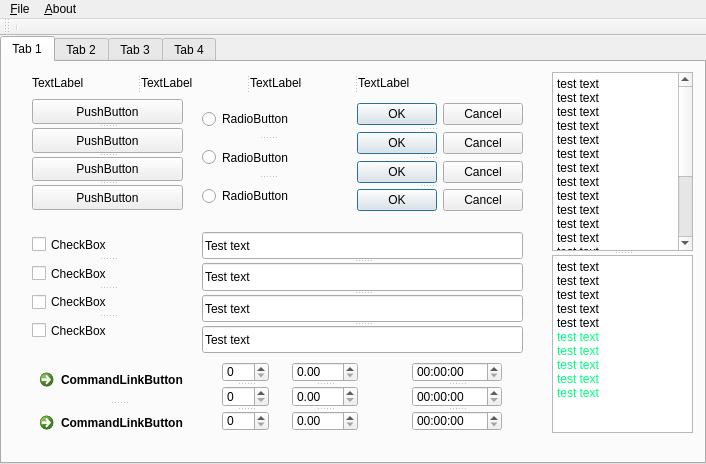
<?xml version="1.0" encoding="UTF-8"?>
<ui version="4.0">
 <class>MainWindow</class>
 <widget class="QMainWindow" name="MainWindow">
  <property name="enabled">
   <bool>true</bool>
  </property>
  <property name="geometry">
   <rect>
    <x>0</x>
    <y>0</y>
    <width>706</width>
    <height>464</height>
   </rect>
  </property>
  <property name="windowTitle">
   <string>MainWindow</string>
  </property>
  <property name="styleSheet">
   <string notr="true"/>
  </property>
  <widget class="QWidget" name="centralWidget">
   <layout class="QGridLayout" name="gridLayout">
    <property name="leftMargin">
     <number>0</number>
    </property>
    <property name="topMargin">
     <number>0</number>
    </property>
    <property name="rightMargin">
     <number>0</number>
    </property>
    <property name="bottomMargin">
     <number>0</number>
    </property>
    <item row="0" column="0">
     <layout class="QGridLayout" name="gridLayout_2">
      <item row="0" column="0">
       <widget class="QTabWidget" name="tabWidget">
        <property name="sizeIncrement">
         <size>
          <width>100</width>
          <height>100</height>
         </size>
        </property>
        <property name="baseSize">
         <size>
          <width>1000</width>
          <height>1000</height>
         </size>
        </property>
        <property name="layoutDirection">
         <enum>Qt::LeftToRight</enum>
        </property>
        <property name="styleSheet">
         <string notr="true"/>
        </property>
        <property name="currentIndex">
         <number>0</number>
        </property>
        <widget class="QWidget" name="tab">
         <attribute name="title">
          <string>Tab 1</string>
         </attribute>
         <widget class="QSplitter" name="splitter">
          <property name="geometry">
           <rect>
            <x>200</x>
            <y>40</y>
            <width>131</width>
            <height>111</height>
           </rect>
          </property>
          <property name="orientation">
           <enum>Qt::Vertical</enum>
          </property>
          <widget class="QRadioButton" name="radioButton">
           <property name="text">
            <string>RadioButton</string>
           </property>
          </widget>
          <widget class="QRadioButton" name="radioButton_2">
           <property name="text">
            <string>RadioButton</string>
           </property>
          </widget>
          <widget class="QRadioButton" name="radioButton_3">
           <property name="text">
            <string>RadioButton</string>
           </property>
          </widget>
         </widget>
         <widget class="QSplitter" name="splitter_2">
          <property name="geometry">
           <rect>
            <x>30</x>
            <y>37</y>
            <width>151</width>
            <height>111</height>
           </rect>
          </property>
          <property name="orientation">
           <enum>Qt::Vertical</enum>
          </property>
          <widget class="QPushButton" name="pushButton">
           <property name="styleSheet">
            <string notr="true"/>
           </property>
           <property name="text">
            <string>PushButton</string>
           </property>
          </widget>
          <widget class="QPushButton" name="pushButton_2">
           <property name="text">
            <string>PushButton</string>
           </property>
          </widget>
          <widget class="QPushButton" name="pushButton_3">
           <property name="text">
            <string>PushButton</string>
           </property>
          </widget>
          <widget class="QPushButton" name="pushButton_4">
           <property name="text">
            <string>PushButton</string>
           </property>
          </widget>
         </widget>
         <widget class="QSplitter" name="splitter_3">
          <property name="geometry">
           <rect>
            <x>30</x>
            <y>170</y>
            <width>151</width>
            <height>111</height>
           </rect>
          </property>
          <property name="orientation">
           <enum>Qt::Vertical</enum>
          </property>
          <widget class="QCheckBox" name="checkBox">
           <property name="text">
            <string>CheckBox</string>
           </property>
          </widget>
          <widget class="QCheckBox" name="checkBox_2">
           <property name="text">
            <string>CheckBox</string>
           </property>
          </widget>
          <widget class="QCheckBox" name="checkBox_4">
           <property name="text">
            <string>CheckBox</string>
           </property>
          </widget>
          <widget class="QCheckBox" name="checkBox_3">
           <property name="text">
            <string>CheckBox</string>
           </property>
          </widget>
         </widget>
         <widget class="QSplitter" name="splitter_5">
          <property name="geometry">
           <rect>
            <x>330</x>
            <y>40</y>
            <width>191</width>
            <height>111</height>
           </rect>
          </property>
          <property name="orientation">
           <enum>Qt::Vertical</enum>
          </property>
          <widget class="QDialogButtonBox" name="buttonBox">
           <property name="standardButtons">
            <set>QDialogButtonBox::Cancel|QDialogButtonBox::Ok</set>
           </property>
          </widget>
          <widget class="QDialogButtonBox" name="buttonBox_2">
           <property name="standardButtons">
            <set>QDialogButtonBox::Cancel|QDialogButtonBox::Ok</set>
           </property>
          </widget>
          <widget class="QDialogButtonBox" name="buttonBox_3">
           <property name="standardButtons">
            <set>QDialogButtonBox::Cancel|QDialogButtonBox::Ok</set>
           </property>
          </widget>
          <widget class="QDialogButtonBox" name="buttonBox_4">
           <property name="standardButtons">
            <set>QDialogButtonBox::Cancel|QDialogButtonBox::Ok</set>
           </property>
          </widget>
         </widget>
         <widget class="QSplitter" name="splitter_6">
          <property name="geometry">
           <rect>
            <x>200</x>
            <y>170</y>
            <width>321</width>
            <height>121</height>
           </rect>
          </property>
          <property name="orientation">
           <enum>Qt::Vertical</enum>
          </property>
          <widget class="QLineEdit" name="lineEdit">
           <property name="text">
            <string>Test text</string>
           </property>
          </widget>
          <widget class="QLineEdit" name="lineEdit_3">
           <property name="text">
            <string>Test text</string>
           </property>
          </widget>
          <widget class="QLineEdit" name="lineEdit_2">
           <property name="text">
            <string>Test text</string>
           </property>
          </widget>
          <widget class="QLineEdit" name="lineEdit_4">
           <property name="text">
            <string>Test text</string>
           </property>
          </widget>
         </widget>
         <widget class="QSplitter" name="splitter_4">
          <property name="geometry">
           <rect>
            <x>30</x>
            <y>300</y>
            <width>174</width>
            <height>82</height>
           </rect>
          </property>
          <property name="orientation">
           <enum>Qt::Vertical</enum>
          </property>
          <widget class="QCommandLinkButton" name="commandLinkButton_2">
           <property name="text">
            <string>CommandLinkButton</string>
           </property>
          </widget>
          <widget class="QCommandLinkButton" name="commandLinkButton_3">
           <property name="text">
            <string>CommandLinkButton</string>
           </property>
          </widget>
         </widget>
         <widget class="QSplitter" name="splitter_8">
          <property name="geometry">
           <rect>
            <x>220</x>
            <y>300</y>
            <width>47</width>
            <height>69</height>
           </rect>
          </property>
          <property name="orientation">
           <enum>Qt::Vertical</enum>
          </property>
          <widget class="QSpinBox" name="spinBox"/>
          <widget class="QSpinBox" name="spinBox_2"/>
          <widget class="QSpinBox" name="spinBox_3"/>
         </widget>
         <widget class="QSplitter" name="splitter_9">
          <property name="geometry">
           <rect>
            <x>290</x>
            <y>300</y>
            <width>66</width>
            <height>69</height>
           </rect>
          </property>
          <property name="orientation">
           <enum>Qt::Vertical</enum>
          </property>
          <widget class="QDoubleSpinBox" name="doubleSpinBox"/>
          <widget class="QDoubleSpinBox" name="doubleSpinBox_2"/>
          <widget class="QDoubleSpinBox" name="doubleSpinBox_3"/>
         </widget>
         <widget class="QSplitter" name="splitter_10">
          <property name="geometry">
           <rect>
            <x>410</x>
            <y>300</y>
            <width>90</width>
            <height>69</height>
           </rect>
          </property>
          <property name="orientation">
           <enum>Qt::Vertical</enum>
          </property>
          <widget class="QTimeEdit" name="timeEdit"/>
          <widget class="QTimeEdit" name="timeEdit_2"/>
          <widget class="QTimeEdit" name="timeEdit_3"/>
         </widget>
         <widget class="QSplitter" name="splitter_19">
          <property name="geometry">
           <rect>
            <x>30</x>
            <y>10</y>
            <width>431</width>
            <height>21</height>
           </rect>
          </property>
          <property name="orientation">
           <enum>Qt::Horizontal</enum>
          </property>
          <widget class="QLabel" name="label">
           <property name="styleSheet">
            <string notr="true"/>
           </property>
           <property name="text">
            <string>TextLabel</string>
           </property>
          </widget>
          <widget class="QLabel" name="label_2">
           <property name="text">
            <string>TextLabel</string>
           </property>
          </widget>
          <widget class="QLabel" name="label_3">
           <property name="text">
            <string>TextLabel</string>
           </property>
          </widget>
          <widget class="QLabel" name="label_4">
           <property name="text">
            <string>TextLabel</string>
           </property>
          </widget>
         </widget>
         <widget class="QSplitter" name="splitter_7">
          <property name="geometry">
           <rect>
            <x>550</x>
            <y>10</y>
            <width>141</width>
            <height>361</height>
           </rect>
          </property>
          <property name="orientation">
           <enum>Qt::Vertical</enum>
          </property>
          <widget class="QPlainTextEdit" name="plainTextEdit">
           <property name="plainText">
            <string>test text
test text
test text
test text
test text
test text
test text
test text
test text
test text
test text
test text
test text
test text
test text
test text
test text
test text
test text
test text</string>
           </property>
          </widget>
          <widget class="QTextEdit" name="textEdit">
           <property name="html">
            <string>&lt;!DOCTYPE HTML PUBLIC &quot;-//W3C//DTD HTML 4.0//EN&quot; &quot;http://www.w3.org/TR/REC-html40/strict.dtd&quot;&gt;
&lt;html&gt;&lt;head&gt;&lt;meta name=&quot;qrichtext&quot; content=&quot;1&quot; /&gt;&lt;style type=&quot;text/css&quot;&gt;
p, li { white-space: pre-wrap; }
&lt;/style&gt;&lt;/head&gt;&lt;body style=&quot; font-family:'Sans Serif'; font-size:9pt; font-weight:400; font-style:normal;&quot;&gt;
&lt;p style=&quot; margin-top:0px; margin-bottom:0px; margin-left:0px; margin-right:0px; -qt-block-indent:0; text-indent:0px;&quot;&gt;test text&lt;/p&gt;
&lt;p style=&quot; margin-top:0px; margin-bottom:0px; margin-left:0px; margin-right:0px; -qt-block-indent:0; text-indent:0px;&quot;&gt;test text&lt;/p&gt;
&lt;p style=&quot; margin-top:0px; margin-bottom:0px; margin-left:0px; margin-right:0px; -qt-block-indent:0; text-indent:0px;&quot;&gt;test text&lt;/p&gt;
&lt;p style=&quot; margin-top:0px; margin-bottom:0px; margin-left:0px; margin-right:0px; -qt-block-indent:0; text-indent:0px;&quot;&gt;test text&lt;/p&gt;
&lt;p style=&quot; margin-top:0px; margin-bottom:0px; margin-left:0px; margin-right:0px; -qt-block-indent:0; text-indent:0px;&quot;&gt;test text&lt;/p&gt;
&lt;p style=&quot; margin-top:0px; margin-bottom:0px; margin-left:0px; margin-right:0px; -qt-block-indent:0; text-indent:0px;&quot;&gt;&lt;span style=&quot; color:#00ff7f;&quot;&gt;test text&lt;/span&gt;&lt;/p&gt;
&lt;p style=&quot; margin-top:0px; margin-bottom:0px; margin-left:0px; margin-right:0px; -qt-block-indent:0; text-indent:0px;&quot;&gt;&lt;span style=&quot; color:#00ff7f;&quot;&gt;test text&lt;/span&gt;&lt;/p&gt;
&lt;p style=&quot; margin-top:0px; margin-bottom:0px; margin-left:0px; margin-right:0px; -qt-block-indent:0; text-indent:0px;&quot;&gt;&lt;span style=&quot; color:#00ff7f;&quot;&gt;test text&lt;/span&gt;&lt;/p&gt;
&lt;p style=&quot; margin-top:0px; margin-bottom:0px; margin-left:0px; margin-right:0px; -qt-block-indent:0; text-indent:0px;&quot;&gt;&lt;span style=&quot; color:#00ff7f;&quot;&gt;test text&lt;/span&gt;&lt;/p&gt;
&lt;p style=&quot; margin-top:0px; margin-bottom:0px; margin-left:0px; margin-right:0px; -qt-block-indent:0; text-indent:0px;&quot;&gt;&lt;span style=&quot; color:#00ff7f;&quot;&gt;test text&lt;/span&gt;&lt;/p&gt;&lt;/body&gt;&lt;/html&gt;</string>
           </property>
          </widget>
         </widget>
        </widget>
        <widget class="QWidget" name="tab_2">
         <attribute name="title">
          <string>Tab 2</string>
         </attribute>
         <widget class="QTextBrowser" name="textBrowser">
          <property name="geometry">
           <rect>
            <x>225</x>
            <y>181</y>
            <width>201</width>
            <height>201</height>
           </rect>
          </property>
          <property name="html">
           <string>&lt;!DOCTYPE HTML PUBLIC &quot;-//W3C//DTD HTML 4.0//EN&quot; &quot;http://www.w3.org/TR/REC-html40/strict.dtd&quot;&gt;
&lt;html&gt;&lt;head&gt;&lt;meta name=&quot;qrichtext&quot; content=&quot;1&quot; /&gt;&lt;style type=&quot;text/css&quot;&gt;
p, li { white-space: pre-wrap; }
&lt;/style&gt;&lt;/head&gt;&lt;body style=&quot; font-family:'Sans Serif'; font-size:9pt; font-weight:400; font-style:normal;&quot;&gt;
&lt;p align=&quot;center&quot; style=&quot; margin-top:0px; margin-bottom:0px; margin-left:0px; margin-right:0px; -qt-block-indent:0; text-indent:0px;&quot;&gt;&lt;span style=&quot; font-size:20pt; font-weight:600; color:#57ff1a; vertical-align:sub;&quot;&gt;Hello World&lt;/span&gt;&lt;/p&gt;
&lt;p align=&quot;center&quot; style=&quot;-qt-paragraph-type:empty; margin-top:0px; margin-bottom:0px; margin-left:0px; margin-right:0px; -qt-block-indent:0; text-indent:0px; font-size:20pt; font-weight:600; color:#57ff1a; vertical-align:sub;&quot;&gt;&lt;br /&gt;&lt;/p&gt;
&lt;p style=&quot; margin-top:0px; margin-bottom:0px; margin-left:0px; margin-right:0px; -qt-block-indent:0; text-indent:0px;&quot;&gt;&lt;span style=&quot; font-size:12pt; font-weight:600; color:#00557f; vertical-align:sub;&quot;&gt;You Can do it by youself&lt;/span&gt;&lt;/p&gt;&lt;/body&gt;&lt;/html&gt;</string>
          </property>
         </widget>
         <widget class="QCalendarWidget" name="calendarWidget">
          <property name="geometry">
           <rect>
            <x>470</x>
            <y>180</y>
            <width>211</width>
            <height>201</height>
           </rect>
          </property>
         </widget>
         <widget class="QSplitter" name="splitter_11">
          <property name="geometry">
           <rect>
            <x>20</x>
            <y>20</y>
            <width>90</width>
            <height>69</height>
           </rect>
          </property>
          <property name="orientation">
           <enum>Qt::Vertical</enum>
          </property>
          <widget class="QTimeEdit" name="timeEdit_4"/>
          <widget class="QTimeEdit" name="timeEdit_5"/>
          <widget class="QTimeEdit" name="timeEdit_6"/>
         </widget>
         <widget class="QSplitter" name="splitter_12">
          <property name="geometry">
           <rect>
            <x>130</x>
            <y>20</y>
            <width>101</width>
            <height>69</height>
           </rect>
          </property>
          <property name="orientation">
           <enum>Qt::Vertical</enum>
          </property>
          <widget class="QDateEdit" name="dateEdit"/>
          <widget class="QDateEdit" name="dateEdit_3"/>
          <widget class="QDateEdit" name="dateEdit_2"/>
         </widget>
         <widget class="QSplitter" name="splitter_13">
          <property name="geometry">
           <rect>
            <x>260</x>
            <y>20</y>
            <width>163</width>
            <height>69</height>
           </rect>
          </property>
          <property name="orientation">
           <enum>Qt::Vertical</enum>
          </property>
          <widget class="QDateTimeEdit" name="dateTimeEdit"/>
          <widget class="QDateTimeEdit" name="dateTimeEdit_2"/>
          <widget class="QDateTimeEdit" name="dateTimeEdit_3"/>
         </widget>
         <widget class="QSplitter" name="splitter_14">
          <property name="geometry">
           <rect>
            <x>490</x>
            <y>20</y>
            <width>181</width>
            <height>71</height>
           </rect>
          </property>
          <property name="orientation">
           <enum>Qt::Horizontal</enum>
          </property>
          <widget class="QDial" name="dial"/>
          <widget class="QDial" name="dial_2"/>
         </widget>
         <widget class="QSplitter" name="splitter_15">
          <property name="geometry">
           <rect>
            <x>20</x>
            <y>100</y>
            <width>211</width>
            <height>61</height>
           </rect>
          </property>
          <property name="orientation">
           <enum>Qt::Vertical</enum>
          </property>
          <widget class="QScrollBar" name="horizontalScrollBar">
           <property name="orientation">
            <enum>Qt::Horizontal</enum>
           </property>
          </widget>
          <widget class="QScrollBar" name="horizontalScrollBar_2">
           <property name="orientation">
            <enum>Qt::Horizontal</enum>
           </property>
          </widget>
          <widget class="QScrollBar" name="horizontalScrollBar_3">
           <property name="orientation">
            <enum>Qt::Horizontal</enum>
           </property>
          </widget>
         </widget>
         <widget class="QSplitter" name="splitter_16">
          <property name="geometry">
           <rect>
            <x>20</x>
            <y>180</y>
            <width>51</width>
            <height>201</height>
           </rect>
          </property>
          <property name="orientation">
           <enum>Qt::Horizontal</enum>
          </property>
          <widget class="QScrollBar" name="verticalScrollBar">
           <property name="orientation">
            <enum>Qt::Vertical</enum>
           </property>
          </widget>
          <widget class="QScrollBar" name="verticalScrollBar_3">
           <property name="orientation">
            <enum>Qt::Vertical</enum>
           </property>
          </widget>
          <widget class="QScrollBar" name="verticalScrollBar_2">
           <property name="orientation">
            <enum>Qt::Vertical</enum>
           </property>
          </widget>
         </widget>
         <widget class="QSplitter" name="splitter_17">
          <property name="geometry">
           <rect>
            <x>270</x>
            <y>100</y>
            <width>191</width>
            <height>61</height>
           </rect>
          </property>
          <property name="orientation">
           <enum>Qt::Vertical</enum>
          </property>
          <widget class="QSlider" name="horizontalSlider">
           <property name="orientation">
            <enum>Qt::Horizontal</enum>
           </property>
          </widget>
          <widget class="QSlider" name="horizontalSlider_2">
           <property name="orientation">
            <enum>Qt::Horizontal</enum>
           </property>
          </widget>
          <widget class="QSlider" name="horizontalSlider_3">
           <property name="orientation">
            <enum>Qt::Horizontal</enum>
           </property>
          </widget>
         </widget>
         <widget class="QSplitter" name="splitter_18">
          <property name="geometry">
           <rect>
            <x>110</x>
            <y>180</y>
            <width>45</width>
            <height>201</height>
           </rect>
          </property>
          <property name="orientation">
           <enum>Qt::Horizontal</enum>
          </property>
          <widget class="QSlider" name="verticalSlider">
           <property name="orientation">
            <enum>Qt::Vertical</enum>
           </property>
          </widget>
          <widget class="QSlider" name="verticalSlider_2">
           <property name="orientation">
            <enum>Qt::Vertical</enum>
           </property>
          </widget>
          <widget class="QSlider" name="verticalSlider_3">
           <property name="orientation">
            <enum>Qt::Vertical</enum>
           </property>
          </widget>
         </widget>
        </widget>
        <widget class="QWidget" name="tab_3">
         <attribute name="title">
          <string>Tab 3</string>
         </attribute>
         <widget class="QSplitter" name="splitter_20">
          <property name="geometry">
           <rect>
            <x>10</x>
            <y>20</y>
            <width>161</width>
            <height>69</height>
           </rect>
          </property>
          <property name="orientation">
           <enum>Qt::Vertical</enum>
          </property>
          <widget class="QLCDNumber" name="lcdNumber"/>
          <widget class="QLCDNumber" name="lcdNumber_2"/>
          <widget class="QLCDNumber" name="lcdNumber_3"/>
         </widget>
         <widget class="QSplitter" name="splitter_21">
          <property name="geometry">
           <rect>
            <x>10</x>
            <y>110</y>
            <width>161</width>
            <height>66</height>
           </rect>
          </property>
          <property name="orientation">
           <enum>Qt::Vertical</enum>
          </property>
          <widget class="QProgressBar" name="progressBar">
           <property name="value">
            <number>24</number>
           </property>
          </widget>
          <widget class="QProgressBar" name="progressBar_2">
           <property name="value">
            <number>24</number>
           </property>
          </widget>
          <widget class="QProgressBar" name="progressBar_3">
           <property name="value">
            <number>24</number>
           </property>
          </widget>
         </widget>
         <widget class="QSplitter" name="splitter_22">
          <property name="geometry">
           <rect>
            <x>20</x>
            <y>270</y>
            <width>461</width>
            <height>101</height>
           </rect>
          </property>
          <property name="orientation">
           <enum>Qt::Vertical</enum>
          </property>
          <widget class="Line" name="line">
           <property name="orientation">
            <enum>Qt::Horizontal</enum>
           </property>
          </widget>
          <widget class="Line" name="line_2">
           <property name="orientation">
            <enum>Qt::Horizontal</enum>
           </property>
          </widget>
          <widget class="Line" name="line_3">
           <property name="orientation">
            <enum>Qt::Horizontal</enum>
           </property>
          </widget>
         </widget>
         <widget class="QSplitter" name="splitter_23">
          <property name="geometry">
           <rect>
            <x>530</x>
            <y>10</y>
            <width>151</width>
            <height>361</height>
           </rect>
          </property>
          <property name="orientation">
           <enum>Qt::Horizontal</enum>
          </property>
          <widget class="Line" name="line_4">
           <property name="orientation">
            <enum>Qt::Vertical</enum>
           </property>
          </widget>
          <widget class="Line" name="line_5">
           <property name="orientation">
            <enum>Qt::Vertical</enum>
           </property>
          </widget>
          <widget class="Line" name="line_6">
           <property name="orientation">
            <enum>Qt::Vertical</enum>
           </property>
          </widget>
          <widget class="Line" name="line_7">
           <property name="orientation">
            <enum>Qt::Vertical</enum>
           </property>
          </widget>
         </widget>
         <widget class="QSplitter" name="splitter_24">
          <property name="geometry">
           <rect>
            <x>240</x>
            <y>15</y>
            <width>251</width>
            <height>81</height>
           </rect>
          </property>
          <property name="orientation">
           <enum>Qt::Vertical</enum>
          </property>
          <widget class="QFontComboBox" name="fontComboBox"/>
          <widget class="QFontComboBox" name="fontComboBox_2"/>
          <widget class="QFontComboBox" name="fontComboBox_3"/>
         </widget>
         <widget class="QSplitter" name="splitter_25">
          <property name="geometry">
           <rect>
            <x>240</x>
            <y>105</y>
            <width>251</width>
            <height>71</height>
           </rect>
          </property>
          <property name="orientation">
           <enum>Qt::Vertical</enum>
          </property>
          <widget class="QComboBox" name="comboBox">
           <item>
            <property name="text">
             <string>New Item</string>
            </property>
           </item>
           <item>
            <property name="text">
             <string>New Item</string>
            </property>
           </item>
           <item>
            <property name="text">
             <string>New Item</string>
            </property>
           </item>
           <item>
            <property name="text">
             <string>New Item</string>
            </property>
           </item>
           <item>
            <property name="text">
             <string>New Item</string>
            </property>
           </item>
           <item>
            <property name="text">
             <string>New Item</string>
            </property>
           </item>
           <item>
            <property name="text">
             <string>New Item</string>
            </property>
           </item>
           <item>
            <property name="text">
             <string>New Item</string>
            </property>
           </item>
           <item>
            <property name="text">
             <string>New Item</string>
            </property>
           </item>
           <item>
            <property name="text">
             <string>New Item</string>
            </property>
           </item>
           <item>
            <property name="text">
             <string>New Item</string>
            </property>
           </item>
           <item>
            <property name="text">
             <string>New Item</string>
            </property>
           </item>
          </widget>
          <widget class="QComboBox" name="comboBox_2">
           <item>
            <property name="text">
             <string>New Item</string>
            </property>
           </item>
           <item>
            <property name="text">
             <string>New Item</string>
            </property>
           </item>
           <item>
            <property name="text">
             <string>New Item</string>
            </property>
           </item>
           <item>
            <property name="text">
             <string>New Item</string>
            </property>
           </item>
           <item>
            <property name="text">
             <string>New Item</string>
            </property>
           </item>
           <item>
            <property name="text">
             <string>New Item</string>
            </property>
           </item>
           <item>
            <property name="text">
             <string>New Item</string>
            </property>
           </item>
           <item>
            <property name="text">
             <string>New Item</string>
            </property>
           </item>
           <item>
            <property name="text">
             <string>New Item</string>
            </property>
           </item>
           <item>
            <property name="text">
             <string>New Item</string>
            </property>
           </item>
           <item>
            <property name="text">
             <string>New Item</string>
            </property>
           </item>
           <item>
            <property name="text">
             <string>New Item</string>
            </property>
           </item>
           <item>
            <property name="text">
             <string>New Item</string>
            </property>
           </item>
           <item>
            <property name="text">
             <string>New Item</string>
            </property>
           </item>
          </widget>
          <widget class="QComboBox" name="comboBox_3">
           <item>
            <property name="text">
             <string>New Item</string>
            </property>
           </item>
           <item>
            <property name="text">
             <string>New Item</string>
            </property>
           </item>
           <item>
            <property name="text">
             <string>New Item</string>
            </property>
           </item>
           <item>
            <property name="text">
             <string>New Item</string>
            </property>
           </item>
           <item>
            <property name="text">
             <string>New Item</string>
            </property>
           </item>
           <item>
            <property name="text">
             <string>New Item</string>
            </property>
           </item>
           <item>
            <property name="text">
             <string>New Item</string>
            </property>
           </item>
           <item>
            <property name="text">
             <string>New Item</string>
            </property>
           </item>
           <item>
            <property name="text">
             <string>New Item</string>
            </property>
           </item>
          </widget>
         </widget>
        </widget>
        <widget class="QWidget" name="tab_5">
         <attribute name="title">
          <string>Tab 4</string>
         </attribute>
         <widget class="QTreeWidget" name="treeWidget">
          <property name="geometry">
           <rect>
            <x>0</x>
            <y>0</y>
            <width>701</width>
            <height>201</height>
           </rect>
          </property>
          <column>
           <property name="text">
            <string>姓名</string>
           </property>
          </column>
          <column>
           <property name="text">
            <string>年龄</string>
           </property>
          </column>
          <column>
           <property name="text">
            <string>身高</string>
           </property>
          </column>
          <column>
           <property name="text">
            <string>体重</string>
           </property>
          </column>
          <column>
           <property name="text">
            <string>爱好</string>
           </property>
          </column>
          <item>
           <property name="text">
            <string>张三</string>
           </property>
           <property name="text">
            <string>22</string>
           </property>
           <property name="text">
            <string>175</string>
           </property>
           <property name="text">
            <string>67</string>
           </property>
           <property name="text">
            <string>吃饭</string>
           </property>
          </item>
          <item>
           <property name="text">
            <string>李四</string>
           </property>
           <property name="text">
            <string>23</string>
           </property>
           <property name="text">
            <string>175</string>
           </property>
           <property name="text">
            <string>56</string>
           </property>
           <property name="text">
            <string>睡觉</string>
           </property>
          </item>
          <item>
           <property name="text">
            <string>王五</string>
           </property>
           <property name="text">
            <string>24</string>
           </property>
           <property name="text">
            <string>167</string>
           </property>
           <property name="text">
            <string>65</string>
           </property>
           <property name="text">
            <string>打豆豆</string>
           </property>
          </item>
          <item>
           <property name="text">
            <string>赵六</string>
           </property>
           <property name="text">
            <string>22</string>
           </property>
           <property name="text">
            <string>166</string>
           </property>
           <property name="text">
            <string>55</string>
           </property>
           <property name="text">
            <string>吃饭</string>
           </property>
          </item>
          <item>
           <property name="text">
            <string>钱七</string>
           </property>
           <property name="text">
            <string>25</string>
           </property>
           <property name="text">
            <string>166</string>
           </property>
           <property name="text">
            <string>57</string>
           </property>
           <property name="text">
            <string>吃饭</string>
           </property>
          </item>
          <item>
           <property name="text">
            <string>孙八</string>
           </property>
           <property name="text">
            <string>25</string>
           </property>
           <property name="text">
            <string>167</string>
           </property>
           <property name="text">
            <string>63</string>
           </property>
           <property name="text">
            <string>睡觉</string>
           </property>
          </item>
          <item>
           <property name="text">
            <string>老九</string>
           </property>
           <property name="text">
            <string>27</string>
           </property>
           <property name="text">
            <string>167</string>
           </property>
           <property name="text">
            <string>77</string>
           </property>
           <property name="text">
            <string>睡觉</string>
           </property>
          </item>
         </widget>
         <widget class="QTableWidget" name="tableWidget">
          <property name="geometry">
           <rect>
            <x>0</x>
            <y>210</y>
            <width>341</width>
            <height>181</height>
           </rect>
          </property>
          <row>
           <property name="text">
            <string>张三</string>
           </property>
          </row>
          <row>
           <property name="text">
            <string>李四</string>
           </property>
          </row>
          <row>
           <property name="text">
            <string>王五</string>
           </property>
          </row>
          <row>
           <property name="text">
            <string>赵六</string>
           </property>
          </row>
          <column>
           <property name="text">
            <string>语文</string>
           </property>
          </column>
          <column>
           <property name="text">
            <string>数学</string>
           </property>
          </column>
          <column>
           <property name="text">
            <string>外语</string>
           </property>
          </column>
          <item row="0" column="0">
           <property name="text">
            <string>56</string>
           </property>
          </item>
          <item row="0" column="1">
           <property name="text">
            <string>57</string>
           </property>
          </item>
          <item row="0" column="2">
           <property name="text">
            <string>58</string>
           </property>
          </item>
          <item row="1" column="0">
           <property name="text">
            <string>59</string>
           </property>
          </item>
          <item row="1" column="1">
           <property name="text">
            <string>59</string>
           </property>
          </item>
          <item row="1" column="2">
           <property name="text">
            <string>59</string>
           </property>
          </item>
          <item row="2" column="0">
           <property name="text">
            <string>60</string>
           </property>
          </item>
          <item row="2" column="1">
           <property name="text">
            <string>60</string>
           </property>
          </item>
          <item row="2" column="2">
           <property name="text">
            <string>60</string>
           </property>
          </item>
          <item row="3" column="0">
           <property name="text">
            <string>59</string>
           </property>
          </item>
          <item row="3" column="1">
           <property name="text">
            <string>59</string>
           </property>
          </item>
          <item row="3" column="2">
           <property name="text">
            <string>59</string>
           </property>
          </item>
         </widget>
         <widget class="QListWidget" name="listWidget">
          <property name="geometry">
           <rect>
            <x>350</x>
            <y>211</y>
            <width>351</width>
            <height>181</height>
           </rect>
          </property>
          <item>
           <property name="text">
            <string>New Item</string>
           </property>
          </item>
          <item>
           <property name="text">
            <string>New Item</string>
           </property>
          </item>
          <item>
           <property name="text">
            <string>New Item</string>
           </property>
          </item>
          <item>
           <property name="text">
            <string>New Item</string>
           </property>
          </item>
          <item>
           <property name="text">
            <string>New Item</string>
           </property>
          </item>
          <item>
           <property name="text">
            <string>New Item</string>
           </property>
          </item>
          <item>
           <property name="text">
            <string>New Item</string>
           </property>
          </item>
          <item>
           <property name="text">
            <string>New Item</string>
           </property>
          </item>
          <item>
           <property name="text">
            <string>New Item</string>
           </property>
          </item>
          <item>
           <property name="text">
            <string>New Item</string>
           </property>
          </item>
          <item>
           <property name="text">
            <string>New Item</string>
           </property>
          </item>
          <item>
           <property name="text">
            <string>New Item</string>
           </property>
          </item>
          <item>
           <property name="text">
            <string>New Item</string>
           </property>
          </item>
          <item>
           <property name="text">
            <string>New Item</string>
           </property>
          </item>
          <item>
           <property name="text">
            <string>New Item</string>
           </property>
          </item>
          <item>
           <property name="text">
            <string>New Item</string>
           </property>
          </item>
          <item>
           <property name="text">
            <string>New Item</string>
           </property>
          </item>
          <item>
           <property name="text">
            <string>New Item</string>
           </property>
          </item>
          <item>
           <property name="text">
            <string>New Item</string>
           </property>
          </item>
         </widget>
        </widget>
       </widget>
      </item>
     </layout>
    </item>
   </layout>
  </widget>
  <widget class="QMenuBar" name="menuBar">
   <property name="geometry">
    <rect>
     <x>0</x>
     <y>0</y>
     <width>706</width>
     <height>19</height>
    </rect>
   </property>
   <widget class="QMenu" name="menu_F_ile">
    <property name="title">
     <string>&amp;File</string>
    </property>
    <addaction name="action_O_pen"/>
    <addaction name="action_S_ave"/>
    <addaction name="action_C_lose"/>
    <addaction name="separator"/>
    <addaction name="action_Setting"/>
   </widget>
   <widget class="QMenu" name="menuAbout">
    <property name="title">
     <string>&amp;About</string>
    </property>
   </widget>
   <addaction name="menu_F_ile"/>
   <addaction name="menuAbout"/>
  </widget>
  <widget class="QToolBar" name="mainToolBar">
   <attribute name="toolBarArea">
    <enum>TopToolBarArea</enum>
   </attribute>
   <attribute name="toolBarBreak">
    <bool>false</bool>
   </attribute>
   <addaction name="separator"/>
  </widget>
  <action name="action_O_pen">
   <property name="text">
    <string>&amp;Open</string>
   </property>
  </action>
  <action name="action_S_ave">
   <property name="text">
    <string>&amp;Save</string>
   </property>
  </action>
  <action name="action_C_lose">
   <property name="text">
    <string>&amp;Close</string>
   </property>
  </action>
  <action name="action_Setting">
   <property name="text">
    <string>&amp;Setting</string>
   </property>
  </action>
 </widget>
 <layoutdefault spacing="6" margin="11"/>
 <resources/>
 <connections/>
</ui>
